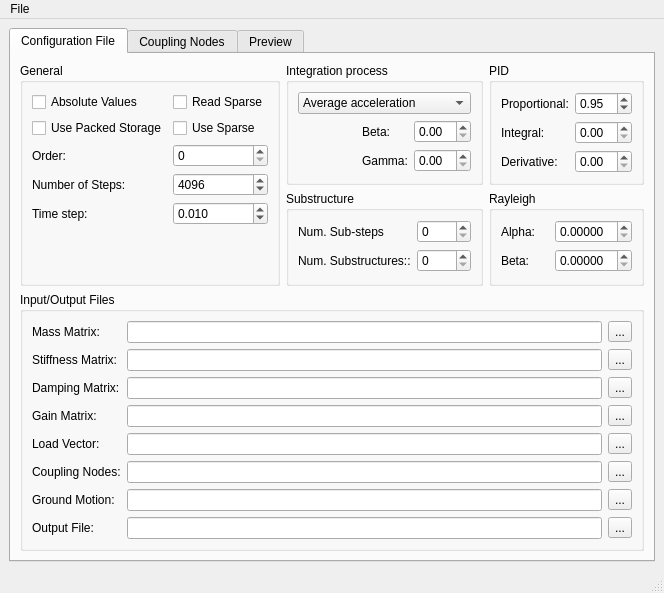
<?xml version="1.0" encoding="UTF-8"?>
<ui version="4.0">
 <class>MainWindow</class>
 <widget class="QMainWindow" name="MainWindow">
  <property name="geometry">
   <rect>
    <x>0</x>
    <y>0</y>
    <width>636</width>
    <height>525</height>
   </rect>
  </property>
  <property name="sizePolicy">
   <sizepolicy hsizetype="Preferred" vsizetype="Preferred">
    <horstretch>0</horstretch>
    <verstretch>0</verstretch>
   </sizepolicy>
  </property>
  <property name="windowTitle">
   <string>SAlgorithm</string>
  </property>
  <widget class="QWidget" name="centralwidget">
   <layout class="QGridLayout" name="gridLayout_11">
    <item row="0" column="1">
     <widget class="QTabWidget" name="tabWidget">
      <property name="currentIndex">
       <number>0</number>
      </property>
      <widget class="QWidget" name="tab">
       <attribute name="title">
        <string>Configuration File</string>
       </attribute>
       <layout class="QGridLayout" name="gridLayout_10">
        <item row="0" column="0" rowspan="2">
         <widget class="QGroupBox" name="groupBox">
          <property name="title">
           <string>General</string>
          </property>
          <layout class="QGridLayout" name="gridLayout_7">
           <item row="0" column="0">
            <widget class="QCheckBox" name="checkBox">
             <property name="text">
              <string>Absolute Values</string>
             </property>
            </widget>
           </item>
           <item row="0" column="1">
            <widget class="QCheckBox" name="checkBox_5">
             <property name="text">
              <string>Read Sparse</string>
             </property>
            </widget>
           </item>
           <item row="1" column="0">
            <widget class="QCheckBox" name="checkBox_3">
             <property name="text">
              <string>Use Packed Storage</string>
             </property>
            </widget>
           </item>
           <item row="1" column="1">
            <widget class="QCheckBox" name="checkBox_2">
             <property name="text">
              <string>Use Sparse</string>
             </property>
            </widget>
           </item>
           <item row="2" column="0">
            <widget class="QLabel" name="label">
             <property name="text">
              <string>Order:</string>
             </property>
            </widget>
           </item>
           <item row="2" column="1">
            <widget class="QSpinBox" name="spinBox">
             <property name="maximum">
              <number>9999999</number>
             </property>
            </widget>
           </item>
           <item row="3" column="0">
            <widget class="QLabel" name="label_2">
             <property name="text">
              <string>Number of Steps:</string>
             </property>
            </widget>
           </item>
           <item row="3" column="1">
            <widget class="QSpinBox" name="spinBox_2">
             <property name="maximum">
              <number>9999</number>
             </property>
             <property name="value">
              <number>4096</number>
             </property>
            </widget>
           </item>
           <item row="4" column="0">
            <widget class="QLabel" name="label_3">
             <property name="text">
              <string>Time step:</string>
             </property>
            </widget>
           </item>
           <item row="4" column="1">
            <widget class="QDoubleSpinBox" name="doubleSpinBox">
             <property name="decimals">
              <number>3</number>
             </property>
             <property name="value">
              <double>0.010000000000000</double>
             </property>
            </widget>
           </item>
           <item row="5" column="0">
            <spacer name="verticalSpacer">
             <property name="orientation">
              <enum>Qt::Vertical</enum>
             </property>
             <property name="sizeHint" stdset="0">
              <size>
               <width>20</width>
               <height>35</height>
              </size>
             </property>
            </spacer>
           </item>
           <item row="5" column="1">
            <spacer name="verticalSpacer_3">
             <property name="orientation">
              <enum>Qt::Vertical</enum>
             </property>
             <property name="sizeHint" stdset="0">
              <size>
               <width>20</width>
               <height>35</height>
              </size>
             </property>
            </spacer>
           </item>
          </layout>
         </widget>
        </item>
        <item row="0" column="1">
         <widget class="QGroupBox" name="groupBox_4">
          <property name="title">
           <string>Integration process</string>
          </property>
          <layout class="QGridLayout" name="gridLayout_4">
           <item row="1" column="0">
            <spacer name="horizontalSpacer_2">
             <property name="orientation">
              <enum>Qt::Horizontal</enum>
             </property>
             <property name="sizeHint" stdset="0">
              <size>
               <width>63</width>
               <height>20</height>
              </size>
             </property>
            </spacer>
           </item>
           <item row="1" column="2">
            <widget class="QDoubleSpinBox" name="doubleSpinBox_8">
             <property name="decimals">
              <number>2</number>
             </property>
             <property name="singleStep">
              <double>0.500000000000000</double>
             </property>
            </widget>
           </item>
           <item row="2" column="0">
            <spacer name="horizontalSpacer_4">
             <property name="orientation">
              <enum>Qt::Horizontal</enum>
             </property>
             <property name="sizeHint" stdset="0">
              <size>
               <width>63</width>
               <height>20</height>
              </size>
             </property>
            </spacer>
           </item>
           <item row="2" column="2">
            <widget class="QDoubleSpinBox" name="doubleSpinBox_9">
             <property name="decimals">
              <number>2</number>
             </property>
             <property name="maximum">
              <double>1.000000000000000</double>
             </property>
             <property name="singleStep">
              <double>0.500000000000000</double>
             </property>
            </widget>
           </item>
           <item row="1" column="1">
            <widget class="QLabel" name="label_10">
             <property name="text">
              <string>Beta:</string>
             </property>
            </widget>
           </item>
           <item row="2" column="1">
            <widget class="QLabel" name="label_11">
             <property name="text">
              <string>Gamma:</string>
             </property>
            </widget>
           </item>
           <item row="0" column="0" colspan="3">
            <widget class="QComboBox" name="comboBox">
             <property name="currentIndex">
              <number>5</number>
             </property>
             <item>
              <property name="text">
               <string>Central explicit</string>
              </property>
             </item>
             <item>
              <property name="text">
               <string>Backward</string>
              </property>
             </item>
             <item>
              <property name="text">
               <string>Linear acceleration</string>
              </property>
             </item>
             <item>
              <property name="text">
               <string>Galerkin</string>
              </property>
             </item>
             <item>
              <property name="text">
               <string>Fox Goodwin</string>
              </property>
             </item>
             <item>
              <property name="text">
               <string>Average acceleration</string>
              </property>
             </item>
            </widget>
           </item>
          </layout>
         </widget>
        </item>
        <item row="0" column="2">
         <widget class="QGroupBox" name="groupBox_3">
          <property name="title">
           <string>PID</string>
          </property>
          <layout class="QGridLayout" name="gridLayout_3">
           <item row="0" column="0">
            <widget class="QLabel" name="label_6">
             <property name="text">
              <string>Proportional:</string>
             </property>
            </widget>
           </item>
           <item row="0" column="1">
            <widget class="QDoubleSpinBox" name="doubleSpinBox_4">
             <property name="decimals">
              <number>2</number>
             </property>
             <property name="singleStep">
              <double>0.500000000000000</double>
             </property>
             <property name="value">
              <double>0.950000000000000</double>
             </property>
            </widget>
           </item>
           <item row="1" column="0">
            <widget class="QLabel" name="label_7">
             <property name="text">
              <string>Integral:</string>
             </property>
            </widget>
           </item>
           <item row="1" column="1">
            <widget class="QDoubleSpinBox" name="doubleSpinBox_5">
             <property name="decimals">
              <number>2</number>
             </property>
             <property name="singleStep">
              <double>0.500000000000000</double>
             </property>
            </widget>
           </item>
           <item row="2" column="0">
            <widget class="QLabel" name="label_8">
             <property name="text">
              <string>Derivative:</string>
             </property>
            </widget>
           </item>
           <item row="2" column="1">
            <widget class="QDoubleSpinBox" name="doubleSpinBox_6">
             <property name="decimals">
              <number>2</number>
             </property>
             <property name="singleStep">
              <double>0.500000000000000</double>
             </property>
            </widget>
           </item>
          </layout>
         </widget>
        </item>
        <item row="1" column="1">
         <widget class="QGroupBox" name="groupBox_5">
          <property name="title">
           <string>Substructure</string>
          </property>
          <layout class="QGridLayout" name="gridLayout">
           <item row="0" column="0">
            <widget class="QLabel" name="label_9">
             <property name="text">
              <string>Num. Sub-steps</string>
             </property>
            </widget>
           </item>
           <item row="0" column="1">
            <widget class="QSpinBox" name="spinBox_3">
             <property name="maximum">
              <number>9999</number>
             </property>
            </widget>
           </item>
           <item row="1" column="0">
            <widget class="QLabel" name="label_14">
             <property name="text">
              <string>Num. Substructures::</string>
             </property>
            </widget>
           </item>
           <item row="1" column="1">
            <widget class="QSpinBox" name="spinBox_4">
             <property name="maximum">
              <number>9999</number>
             </property>
            </widget>
           </item>
          </layout>
         </widget>
        </item>
        <item row="1" column="2">
         <widget class="QGroupBox" name="groupBox_2">
          <property name="title">
           <string>Rayleigh</string>
          </property>
          <layout class="QGridLayout" name="gridLayout_2">
           <item row="0" column="0">
            <widget class="QLabel" name="label_4">
             <property name="text">
              <string>Alpha:</string>
             </property>
            </widget>
           </item>
           <item row="0" column="1">
            <widget class="QDoubleSpinBox" name="doubleSpinBox_2">
             <property name="decimals">
              <number>5</number>
             </property>
             <property name="singleStep">
              <double>0.500000000000000</double>
             </property>
            </widget>
           </item>
           <item row="1" column="0">
            <widget class="QLabel" name="label_5">
             <property name="text">
              <string>Beta:</string>
             </property>
            </widget>
           </item>
           <item row="1" column="1">
            <widget class="QDoubleSpinBox" name="doubleSpinBox_3">
             <property name="decimals">
              <number>5</number>
             </property>
             <property name="singleStep">
              <double>0.500000000000000</double>
             </property>
            </widget>
           </item>
          </layout>
         </widget>
        </item>
        <item row="2" column="0" colspan="3">
         <widget class="QGroupBox" name="groupBox_6">
          <property name="title">
           <string>Input/Output Files</string>
          </property>
          <layout class="QGridLayout" name="gridLayout_6">
           <item row="0" column="0">
            <widget class="QLabel" name="label_16">
             <property name="text">
              <string>Mass Matrix:</string>
             </property>
            </widget>
           </item>
           <item row="0" column="1">
            <widget class="QLineEdit" name="lineEdit_4"/>
           </item>
           <item row="0" column="2">
            <widget class="QToolButton" name="toolButton">
             <property name="text">
              <string>...</string>
             </property>
            </widget>
           </item>
           <item row="1" column="0">
            <widget class="QLabel" name="label_15">
             <property name="text">
              <string>Stiffness Matrix:</string>
             </property>
            </widget>
           </item>
           <item row="1" column="1">
            <widget class="QLineEdit" name="lineEdit_5"/>
           </item>
           <item row="1" column="2">
            <widget class="QToolButton" name="toolButton_2">
             <property name="text">
              <string>...</string>
             </property>
            </widget>
           </item>
           <item row="2" column="1">
            <widget class="QLineEdit" name="lineEdit_6"/>
           </item>
           <item row="2" column="2">
            <widget class="QToolButton" name="toolButton_3">
             <property name="text">
              <string>...</string>
             </property>
            </widget>
           </item>
           <item row="3" column="1">
            <widget class="QLineEdit" name="lineEdit_11"/>
           </item>
           <item row="3" column="2">
            <widget class="QToolButton" name="toolButton_8">
             <property name="text">
              <string>...</string>
             </property>
            </widget>
           </item>
           <item row="4" column="1">
            <widget class="QLineEdit" name="lineEdit_7"/>
           </item>
           <item row="4" column="2">
            <widget class="QToolButton" name="toolButton_4">
             <property name="text">
              <string>...</string>
             </property>
            </widget>
           </item>
           <item row="5" column="0">
            <widget class="QLabel" name="label_19">
             <property name="text">
              <string>Coupling Nodes:</string>
             </property>
            </widget>
           </item>
           <item row="5" column="1">
            <widget class="QLineEdit" name="lineEdit_8"/>
           </item>
           <item row="5" column="2">
            <widget class="QToolButton" name="toolButton_5">
             <property name="text">
              <string>...</string>
             </property>
            </widget>
           </item>
           <item row="6" column="0">
            <widget class="QLabel" name="label_20">
             <property name="text">
              <string>Ground Motion:</string>
             </property>
            </widget>
           </item>
           <item row="6" column="1">
            <widget class="QLineEdit" name="lineEdit_9"/>
           </item>
           <item row="6" column="2">
            <widget class="QToolButton" name="toolButton_6">
             <property name="text">
              <string>...</string>
             </property>
            </widget>
           </item>
           <item row="7" column="0">
            <widget class="QLabel" name="label_21">
             <property name="text">
              <string>Output File:</string>
             </property>
            </widget>
           </item>
           <item row="7" column="1">
            <widget class="QLineEdit" name="lineEdit_10"/>
           </item>
           <item row="7" column="2">
            <widget class="QToolButton" name="toolButton_7">
             <property name="text">
              <string>...</string>
             </property>
            </widget>
           </item>
           <item row="4" column="0">
            <widget class="QLabel" name="label_17">
             <property name="text">
              <string>Load Vector:</string>
             </property>
            </widget>
           </item>
           <item row="3" column="0">
            <widget class="QLabel" name="label_18">
             <property name="text">
              <string>Gain Matrix:</string>
             </property>
            </widget>
           </item>
           <item row="2" column="0">
            <widget class="QLabel" name="label_22">
             <property name="text">
              <string>Damping Matrix:</string>
             </property>
            </widget>
           </item>
          </layout>
         </widget>
        </item>
       </layout>
      </widget>
      <widget class="QWidget" name="tab_2">
       <attribute name="title">
        <string>Coupling Nodes</string>
       </attribute>
       <layout class="QGridLayout" name="gridLayout_8">
        <item row="0" column="0">
         <widget class="QLabel" name="label_23">
          <property name="text">
           <string>Available Substructure Types:</string>
          </property>
         </widget>
        </item>
        <item row="0" column="2">
         <spacer name="horizontalSpacer">
          <property name="orientation">
           <enum>Qt::Horizontal</enum>
          </property>
          <property name="sizeHint" stdset="0">
           <size>
            <width>119</width>
            <height>20</height>
           </size>
          </property>
         </spacer>
        </item>
        <item row="0" column="3">
         <widget class="QLabel" name="label_24">
          <property name="text">
           <string>Defined substructures</string>
          </property>
         </widget>
        </item>
        <item row="0" column="4">
         <spacer name="horizontalSpacer_6">
          <property name="orientation">
           <enum>Qt::Horizontal</enum>
          </property>
          <property name="sizeHint" stdset="0">
           <size>
            <width>119</width>
            <height>20</height>
           </size>
          </property>
         </spacer>
        </item>
        <item row="1" column="0" rowspan="4">
         <widget class="QListWidget" name="listWidget">
          <property name="sizePolicy">
           <sizepolicy hsizetype="Fixed" vsizetype="Expanding">
            <horstretch>0</horstretch>
            <verstretch>0</verstretch>
           </sizepolicy>
          </property>
          <property name="maximumSize">
           <size>
            <width>181</width>
            <height>16777215</height>
           </size>
          </property>
          <item>
           <property name="text">
            <string>Exact Integration</string>
           </property>
          </item>
          <item>
           <property name="text">
            <string>Experimental (ADwin)</string>
           </property>
          </item>
          <item>
           <property name="text">
            <string>Measured (File)</string>
           </property>
          </item>
          <item>
           <property name="text">
            <string>Remote - NSEP</string>
           </property>
          </item>
          <item>
           <property name="text">
            <string>Remote - OpenFresco</string>
           </property>
          </item>
          <item>
           <property name="text">
            <string>Remote - TCP</string>
           </property>
          </item>
          <item>
           <property name="text">
            <string>Remote - UDP</string>
           </property>
          </item>
          <item>
           <property name="text">
            <string>UHYDE-fbr</string>
           </property>
          </item>
         </widget>
        </item>
        <item row="1" column="1">
         <spacer name="verticalSpacer_2">
          <property name="orientation">
           <enum>Qt::Vertical</enum>
          </property>
          <property name="sizeHint" stdset="0">
           <size>
            <width>20</width>
            <height>157</height>
           </size>
          </property>
         </spacer>
        </item>
        <item row="1" column="2" rowspan="4" colspan="3">
         <widget class="QTableView" name="tableView"/>
        </item>
        <item row="2" column="1">
         <widget class="QPushButton" name="pushButton">
          <property name="sizePolicy">
           <sizepolicy hsizetype="Fixed" vsizetype="Fixed">
            <horstretch>0</horstretch>
            <verstretch>0</verstretch>
           </sizepolicy>
          </property>
          <property name="text">
           <string>&gt;&gt;</string>
          </property>
         </widget>
        </item>
        <item row="3" column="1">
         <widget class="QPushButton" name="pushButton_2">
          <property name="sizePolicy">
           <sizepolicy hsizetype="Fixed" vsizetype="Fixed">
            <horstretch>0</horstretch>
            <verstretch>0</verstretch>
           </sizepolicy>
          </property>
          <property name="text">
           <string>&lt;&lt;</string>
          </property>
         </widget>
        </item>
        <item row="4" column="1">
         <spacer name="verticalSpacer_4">
          <property name="orientation">
           <enum>Qt::Vertical</enum>
          </property>
          <property name="sizeHint" stdset="0">
           <size>
            <width>20</width>
            <height>198</height>
           </size>
          </property>
         </spacer>
        </item>
       </layout>
      </widget>
      <widget class="QWidget" name="tab_3">
       <attribute name="title">
        <string>Preview</string>
       </attribute>
       <layout class="QGridLayout" name="gridLayout_9">
        <item row="0" column="0">
         <widget class="QTextBrowser" name="textBrowser"/>
        </item>
       </layout>
      </widget>
     </widget>
    </item>
   </layout>
  </widget>
  <widget class="QMenuBar" name="menubar">
   <property name="geometry">
    <rect>
     <x>0</x>
     <y>0</y>
     <width>636</width>
     <height>19</height>
    </rect>
   </property>
   <widget class="QMenu" name="menuFile">
    <property name="title">
     <string>File</string>
    </property>
    <addaction name="actionOpen"/>
    <addaction name="separator"/>
    <addaction name="actionSave"/>
    <addaction name="actionSave_As"/>
    <addaction name="separator"/>
    <addaction name="actionExit"/>
   </widget>
   <addaction name="menuFile"/>
  </widget>
  <widget class="QStatusBar" name="statusbar"/>
  <action name="actionSave">
   <property name="text">
    <string>Save</string>
   </property>
   <property name="shortcut">
    <string>Ctrl+S</string>
   </property>
  </action>
  <action name="actionOpen">
   <property name="text">
    <string>Open...</string>
   </property>
   <property name="shortcut">
    <string>Ctrl+O</string>
   </property>
  </action>
  <action name="actionSave_As">
   <property name="text">
    <string>Save As...</string>
   </property>
  </action>
  <action name="actionExit">
   <property name="text">
    <string>Exit</string>
   </property>
   <property name="shortcut">
    <string>Ctrl+Q</string>
   </property>
  </action>
 </widget>
 <resources/>
 <connections/>
</ui>
